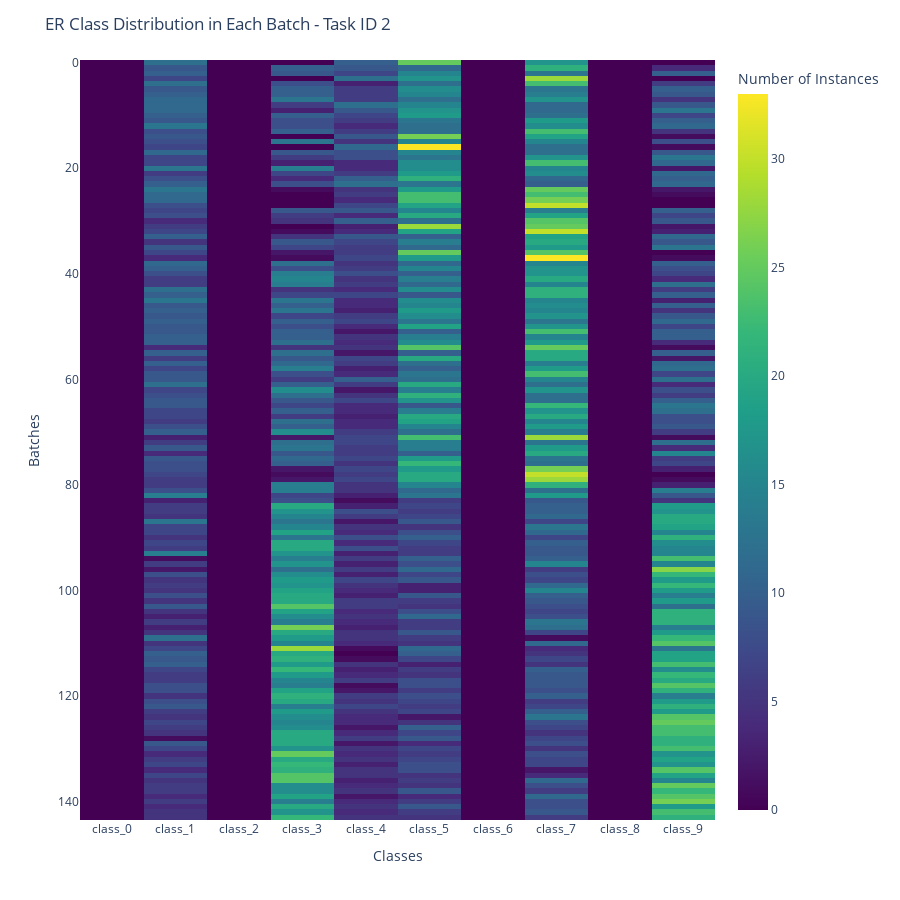

The notebook cell saved with this chart:
### Code cell
import numpy as np
import plotly.express as px

task_id = 2

df = pd.read_csv("../_0.4_batch_size_32_buffer_size_128_num_tasks_5_hidden_size_64_eval_window_size_128_continual_evaluations_5_delay_label_100_start_delay_size_0_number_delayed_batches_1/train_batches_y_ExperienceReplay.log", 
                 names=["task_id", "class_0", "class_1", "class_2", "class_3", "class_4", "class_5", "class_6", 
                            "class_7", "class_8", "class_9"])


df_plot = df.loc[df.task_id == task_id].reset_index(drop=True).copy()
# df_plot = pd.concat([df_plot[:10], df_plot[80:90], df_plot[115:125]], ignore_index=True)
df_plot.drop(columns=["task_id"], inplace=True)

# Criação do heatmap interativo (classe no eixo Y, batch no eixo X)
fig = px.imshow(
    df_plot,
    labels=dict(x="Classes", y="Batches", color="Number of Instances"),
    # x=[f"Batch {i}" for i in range(1, num_batches+1)],
    # y=[f"Classe {i}" for i in range(num_classes)],
    aspect="auto",
    color_continuous_scale="Viridis",
    origin="upper",  # garante que Classe 0 fique em cima
    # text_auto=True
)

fig.update_layout(
    title="ER Class Distribution in Each Batch - Task ID {}".format(task_id),
    xaxis_title="Classes",
    yaxis_title="Batches",
    height=900,
)

fig.show()

### Figure 1 — Plotly figure (JSON) as saved in the notebook; plotly's stock layout.template omitted (floating-point values rounded to 4 significant figures; data arrays with more than 128 entries replaced by an {"elided": "..."} marker saying what was removed)
{"data": [{"coloraxis": "coloraxis", "hovertemplate": "Classes: %{x}<br>Batches: %{y}<br>Number of Instances: %{z}<extra></extra>", "name": "0", "type": "heatmap", "x": ["class_0", "class_1", "class_2", "class_3", "class_4", "class_5", "class_6", "class_7", "class_8", "class_9"], "xaxis": "x", "y": {"elided": "144 int values"}, "yaxis": "y", "z": {"elided": "144x10 int values"}}], "layout": {"coloraxis": {"colorbar": {"title": {"text": "Number of Instances"}}, "colorscale": [[0, "#440154"], [0.1111, "#482878"], [0.2222, "#3e4989"], [0.3333, "#31688e"], [0.4444, "#26828e"], [0.5556, "#1f9e89"], [0.6667, "#35b779"], [0.7778, "#6ece58"], [0.8889, "#b5de2b"], [1, "#fde725"]]}, "height": 900, "margin": {"t": 60}, "title": {"text": "ER Class Distribution in Each Batch - Task ID 2"}, "xaxis": {"anchor": "y", "domain": [0, 1], "title": {"text": "Classes"}}, "yaxis": {"anchor": "x", "autorange": "reversed", "domain": [0, 1], "title": {"text": "Batches"}}}}
